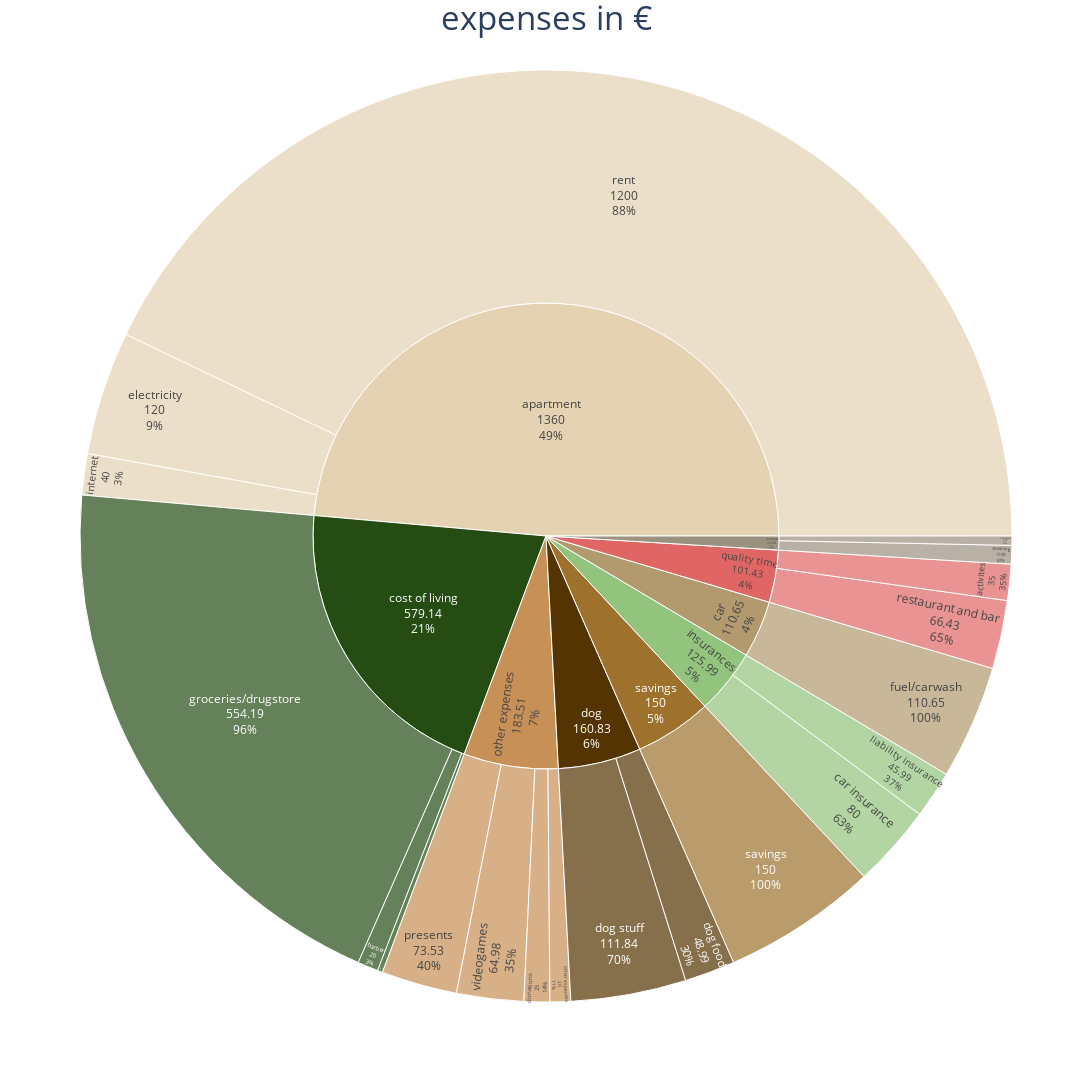
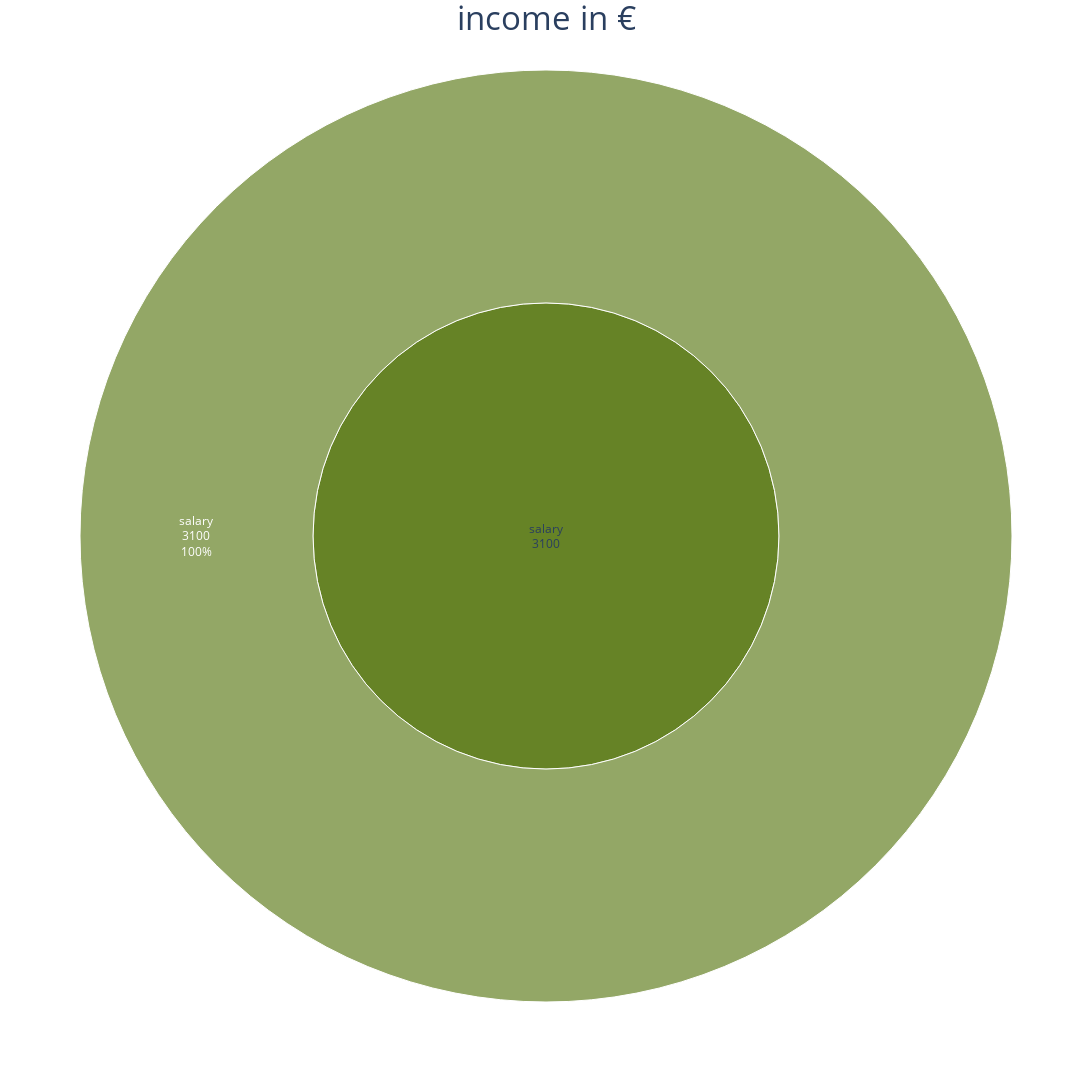

Notebook cell for these charts, in order:
### Markdown cell above
## sunburst charts

### Code cell
# create and modify chart 1 - expenses
fig_expenses = px.sunburst(finances_expenses_grouped, path=['maingroup', 'subgroup'], values='total_amount', color='color', color_discrete_map=colorMapSubset1)

fig_expenses.update_traces(textinfo='label+value+percent parent')
fig_expenses.update_layout(autosize=False,
                   height=1500,
                   width=1500,
                   title_text='expenses in €',
                   title_x=0.5,
                   title_font_size=33)


# create and modify chart 2 - income
fig_income = px.sunburst(finances_income_grouped, path=['maingroup', 'subgroup'], values='total_amount', color='color', color_discrete_map=colorMapSubset2)

fig_income.update_traces(textinfo='label+value+percent parent')
fig_income.update_layout(autosize=False,
                   height=1500,
                   width=1500,
                   title_text='income in €',
                   title_x=0.5,
                   title_font_size=33)

# temp save both charts
filepath_expenses = Path('results/temp/expenses_sunburst_diagramm.pdf')
filepath_expenses.parent.mkdir(parents=True, exist_ok=True)
fig_expenses.write_image(filepath_expenses)

filepath_income = Path('results/temp/income_sunburst_diagramm.pdf')
filepath_income.parent.mkdir(parents=True, exist_ok=True)
fig_income.write_image(filepath_income)

# show both charts
fig_expenses.show()
fig_income.show()

### Figure 1 — Plotly figure (JSON) as saved in the notebook; plotly's stock layout.template omitted (floating-point values rounded to 4 significant figures)
{"data": [{"branchvalues": "total", "customdata": [["#e5d2b3"], ["#b2996e"], ["#244c13"], ["#e5d2b3"], ["#93c47d"], ["#244c13"], ["#c79057"], ["#543400"], ["#c79057"], ["#c79057"], ["#543400"], ["#c79057"], ["#e5d2b3"], ["#e06666"], ["#9e722d"], ["#9c917f"], ["#9c917f"], ["#93c47d"], ["#244c13"], ["#e06666"], ["#e5d2b3"], ["#b2996e"], ["#9c917f"], ["#244c13"], ["#543400"], ["#93c47d"], ["#c79057"], ["#e06666"], ["#9e722d"]], "domain": {"x": [0, 1], "y": [0, 1]}, "hovertemplate": "labels=%{label}<br>total_amount=%{value}<br>parent=%{parent}<br>id=%{id}<br>color=%{customdata[0]}<extra></extra>", "ids": ["apartment/electricity", "car/fuel/carwash", "cost of living/groceries/drugstore", "apartment/internet", "insurances/liability insurance", "cost of living/pharmacy", "other expenses/other expenses", "dog/dog stuff", "other expenses/donations", "other expenses/videogames", "dog/dog food", "other expenses/presents", "apartment/rent", "quality time/restaurant and bar", "savings/savings", "contracts/smartphone", "contracts/streaming", "insurances/car insurance", "cost of living/barber", "quality time/activites", "apartment", "car", "contracts", "cost of living", "dog", "insurances", "other expenses", "quality time", "savings"], "labels": ["electricity", "fuel/carwash", "groceries/drugstore", "internet", "liability insurance", "pharmacy", "other expenses", "dog stuff", "donations", "videogames", "dog food", "presents", "rent", "restaurant and bar", "savings", "smartphone", "streaming", "car insurance", "barber", "activites", "apartment", "car", "contracts", "cost of living", "dog", "insurances", "other expenses", "quality time", "savings"], "marker": {"colors": ["#e5d2b3", "#b2996e", "#244c13", "#e5d2b3", "#93c47d", "#244c13", "#c79057", "#543400", "#c79057", "#c79057", "#543400", "#c79057", "#e5d2b3", "#e06666", "#9e722d", "#9c917f", "#9c917f", "#93c47d", "#244c13", "#e06666", "#e5d2b3", "#b2996e", "#9c917f", "#244c13", "#543400", "#93c47d", "#c79057", "#e06666", "#9e722d"]}, "name": "", "parents": ["apartment", "car", "cost of living", "apartment", "insurances", "cost of living", "other expenses", "dog", "other expenses", "other expenses", "dog", "other expenses", "apartment", "quality time", "savings", "contracts", "contracts", "insurances", "cost of living", "quality time", "", "", "", "", "", "", "", "", ""], "textinfo": "label+value+percent parent", "type": "sunburst", "values": [120, 110.7, 554.2, 40, 45.99, 4.95, 20, 111.8, 25, 64.98, 48.99, 73.53, 1200, 66.43, 150, 8.99, 17.99, 80, 20, 35, 1360, 110.7, 26.98, 579.1, 160.8, 126.0, 183.5, 101.4, 150]}], "layout": {"autosize": false, "height": 1500, "legend": {"tracegroupgap": 0}, "margin": {"t": 60}, "title": {"font": {"size": 33}, "text": "expenses in €", "x": 0.5}, "width": 1500}}

### Figure 2 — Plotly figure (JSON) as saved in the notebook; plotly's stock layout.template omitted (floating-point values rounded to 4 significant figures)
{"data": [{"branchvalues": "total", "customdata": [["#668326"], ["#668326"]], "domain": {"x": [0, 1], "y": [0, 1]}, "hovertemplate": "labels=%{label}<br>total_amount=%{value}<br>parent=%{parent}<br>id=%{id}<br>color=%{customdata[0]}<extra></extra>", "ids": ["salary/salary", "salary"], "labels": ["salary", "salary"], "marker": {"colors": ["#668326", "#668326"]}, "name": "", "parents": ["salary", ""], "textinfo": "label+value+percent parent", "type": "sunburst", "values": [3100, 3100]}], "layout": {"autosize": false, "height": 1500, "legend": {"tracegroupgap": 0}, "margin": {"t": 60}, "title": {"font": {"size": 33}, "text": "income in €", "x": 0.5}, "width": 1500}}
